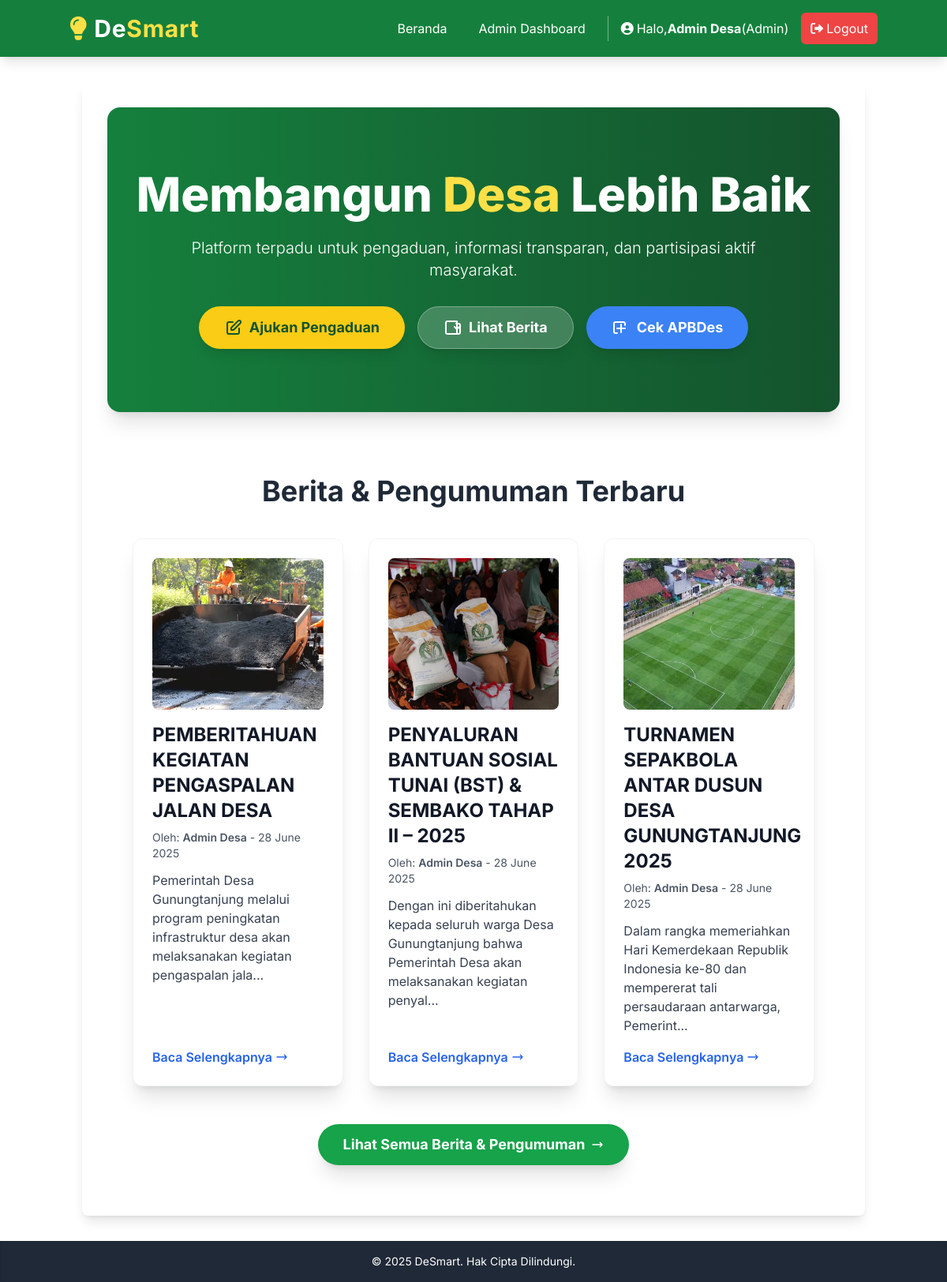
Screenshot of / (signed in) with the database file from the repository.
### models.py (models this page shows, shortened)
class User(db.Model, UserMixin):
    id = db.Column(db.Integer, primary_key=True)
    username = db.Column(db.String(20), unique=True, nullable=False)
    email = db.Column(db.String(120), unique=True, nullable=False)
    password_hash = db.Column(db.String(255))
    role = db.Column(db.String(20), default='warga', nullable=False) # 'warga' atau 'admin'
    tanggal_daftar = db.Column(db.DateTime, default=datetime.utcnow)
    pengaduan = db.relationship('Pengaduan', backref='pembuat', lazy=True)

class Berita(db.Model):
    id = db.Column(db.Integer, primary_key=True)
    judul = db.Column(db.String(200), nullable=False)
    isi_berita = db.Column(db.Text, nullable=False)
    url_gambar_utama = db.Column(db.String(255), nullable=True)
    tanggal_publikasi = db.Column(db.DateTime, default=datetime.utcnow)
    penulis = db.Column(db.String(50), default='Admin Desa', nullable=False) # Penulis berita, defaultnya Admin Desa

### app.py (the view)
@app.route('/')
def index():
    berita_terbaru = Berita.query.order_by(Berita.tanggal_publikasi.desc()).limit(3).all()
    return render_template('index.html', berita_terbaru=berita_terbaru)

### app.py (called while the page is built)
@login_manager.user_loader
def load_user(user_id):
    return User.query.get(int(user_id))

### templates/index.html (shortened to what this page needs)
{% extends 'layout.html' %}
{% block content %}
    <section class="relative bg-gradient-to-r from-green-700 to-green-900 text-white py-12 px-4 md:py-20 md:px-8 rounded-2xl shadow-xl mb-12 overflow-hidden">
        <div class="absolute inset-0 bg-pattern opacity-10"></div>
        <div class="relative z-10 max-w-4xl mx-auto text-center">
            <h1 class="text-4xl sm:text-5xl md:text-6xl font-extrabold leading-tight mb-4 md:mb-6 animate-fade-in-down">
                Membangun <span class="text-yellow-300">Desa</span> Lebih Baik
            </h1>
            <p class="text-lg md:text-xl font-light mb-6 md:mb-8 max-w-3xl mx-auto opacity-90 animate-fade-in-up">
                Platform terpadu untuk pengaduan, informasi transparan, dan partisipasi aktif masyarakat.
            </p>
            <div class="flex flex-col sm:flex-row justify-center gap-4 animate-fade-in-up-delay">
                <a href="{{ url_for('buat_pengaduan') }}" class="w-full sm:w-auto bg-yellow-400 hover:bg-yellow-500 text-green-900 font-bold py-3 px-6 sm:px-8 rounded-full shadow-lg transition-all duration-300 transform hover:scale-105 flex items-center justify-center text-base sm:text-lg">
                    Ajukan Pengaduan
                </a>
                <a href="{{ url_for('daftar_berita_publik') }}" class="w-full sm:w-auto bg-white bg-opacity-20 hover:bg-opacity-30 text-white font-bold py-3 px-6 sm:px-8 rounded-full shadow-lg transition-all duration-300 transform hover:scale-105 flex items-center justify-center border border-white border-opacity-30 text-base sm:text-lg">
                    Lihat Berita
                </a>
                <a href="{{ url_for('daftar_apbdes_publik') }}" class="w-full sm:w-auto bg-blue-500 hover:bg-blue-600 text-white font-bold py-3 px-6 sm:px-8 rounded-full shadow-lg transition-all duration-300 transform hover:scale-105 flex items-center justify-center text-base sm:text-lg">
                    <svg class="w-5 h-5 sm:w-6 sm:h-6 mr-2" fill="none" stroke="currentColor" viewBox="0 0 24 24" xmlns="http://www.w3.org/2000/svg"><path stroke-linecap="round" stroke-linejoin="round" stroke-width="2" d="M17 9V7a2 2 0 00-2-2H5a2 2 0 00-2 2v10a2 2 0 002 2h2M7 13h10m-5-5v10"></path></svg>
                    Cek APBDes
                </a>
            </div>
        </div>
    </section>
    <section class="py-8 px-4 sm:px-6 md:px-8 animate-on-scroll opacity-0 transform translate-y-10">
        <h2 class="text-3xl md:text-4xl font-bold text-center text-gray-800 mb-8 md:mb-10">Berita & Pengumuman Terbaru</h2>
        <div class="grid grid-cols-1 md:grid-cols-2 lg:grid-cols-3 gap-6 md:gap-8">
            {% if berita_terbaru %}
                {% for berita_item in berita_terbaru %}
                    <div class="bg-white rounded-xl p-5 md:p-6 shadow-xl border border-gray-100 flex flex-col transform hover:scale-102 transition-transform duration-300">
                        {% if berita_item.url_gambar_utama %}
                            <div class="w-full h-40 sm:h-48 mb-4 rounded-lg overflow-hidden">
                                <img src="{{ url_for('uploaded_file', filename=berita_item.url_gambar_utama) }}" alt="{{ berita_item.judul }}" class="w-full h-full object-cover transform hover:scale-110 transition-transform duration-300">
                            </div>
                        {% else %}
                            <div class="w-full h-40 sm:h-48 bg-gray-200 rounded-lg mb-4 flex items-center justify-center text-gray-500 text-base sm:text-lg font-medium">
                                [Gambar Tidak Tersedia]
                            </div>
                        {% endif %}
                        <h3 class="text-xl sm:text-2xl font-bold text-gray-900 mb-2 leading-tight">{{ berita_item.judul }}</h3>
                        <p class="text-xs sm:text-sm text-gray-600 mb-3">Oleh: <span class="font-semibold">{{ berita_item.penulis }}</span> - {{ berita_item.tanggal_publikasi.strftime('%d %B %Y') }}</p>
                        <p class="text-sm sm:text-base text-gray-700 flex-grow mb-4">{{ berita_item.isi_berita[:120] }}{% if berita_item.isi_berita|length > 120 %}...{% endif %}</p>
                        <a href="{{ url_for('detail_berita_publik', berita_id=berita_item.id) }}" class="mt-auto inline-block text-blue-600 hover:text-blue-800 font-semibold transition-colors flex items-center text-sm sm:text-base">
                            Baca Selengkapnya
                            <svg class="ml-1 w-3 h-3 sm:w-4 sm:h-4" fill="none" stroke="currentColor" viewBox="0 0 24 24" xmlns="http://www.w3.org/2000/svg"><path stroke-linecap="round" stroke-linejoin="round" stroke-width="2" d="M17 8l4 4m0 0l-4 4m4-4H3"></path></svg>
                        </a>
                    </div>
                {% endfor %}
            {% else %}
                <p class="col-span-full text-center text-gray-600 p-8 bg-white rounded-lg shadow-md border border-gray-200">Belum ada berita terbaru yang diterbitkan.</p>
            {% endif %}
        </div>
        <div class="text-center mt-10 md:mt-12">
            <a href="{{ url_for('daftar_berita_publik') }}" class="inline-flex items-center justify-center bg-green-600 hover:bg-green-700 text-white font-bold py-3 px-6 sm:px-8 rounded-full shadow-xl transition-all duration-300 transform hover:scale-105 text-base sm:text-lg">
                Lihat Semua Berita & Pengumuman
                <svg class="ml-2 w-4 h-4" fill="none" stroke="currentColor" viewBox="0 0 24 24" xmlns="http://www.w3.org/2000/svg"><path stroke-linecap="round" stroke-linejoin="round" stroke-width="2" d="M17 8l4 4m0 0l-4 4m4-4H3"></path></svg>
            </a>
        </div>
    </section>
{% endblock %}

### templates/layout.html (shortened to what this page needs)
<!DOCTYPE html>
<html lang="en">
<head>
    <script src="https://cdn.tailwindcss.com"></script>
    <link rel="stylesheet" href="https://cdnjs.cloudflare.com/ajax/libs/font-awesome/6.0.0-beta3/css/all.min.css">
    <link rel="stylesheet" href="{{ url_for('static', filename='css/style.css') }}">
</head>
<body class="min-h-screen flex flex-col">
    <header class="bg-green-700 text-white p-4 shadow-lg sticky top-0 z-50">
        <nav class="container mx-auto flex flex-col md:flex-row justify-between items-center relative">
            <a href="/" class="text-3xl font-bold tracking-wide hover:text-yellow-200 transition-colors duration-200 flex items-center mb-4 md:mb-0">
                <i class="fas fa-lightbulb text-yellow-300 mr-2"></i>
                De<span class="text-yellow-300">Smart</span>
            </a>
            <div id="nav-menu" class="hidden md:flex flex-col md:flex-row items-center space-y-2 md:space-y-0 md:space-x-4 flex-wrap justify-center md:justify-end w-full md:w-auto">
                {% if current_user.is_authenticated %}
                    {% if current_user.role == 'admin' %}
                        <a href="/" class="text-white hover:bg-green-600 px-3 py-2 rounded-md transition-colors w-full md:w-auto text-center">Beranda</a>
                        <a href="{{ url_for('admin_dashboard') }}" class="text-white hover:bg-green-600 px-3 py-2 rounded-md transition-colors w-full md:w-auto text-center">Admin Dashboard</a>
                    {% endif %}
                    <span class="text-white text-base ml-2 md:ml-4 pl-2 md:pl-4 border-l border-white border-opacity-40 py-1 flex items-center w-full md:w-auto justify-center md:justify-start">
                        <i class="fas fa-user-circle mr-1"></i>
                        Halo, <span class="font-bold">{{ current_user.username }}</span>(<span class="capitalize">{{ current_user.role }}</span>)
                    </span>
                    <a href="{{ url_for('logout') }}" class="bg-red-500 hover:bg-red-600 text-white px-3 py-2 rounded-md flex items-center w-full md:w-auto justify-center">
                        <i class="fas fa-sign-out-alt mr-1"></i>Logout
                    </a>
                {% endif %}
            </div>
        </nav>
    </header>
    <main class="container mx-auto px-4 py-8 flex-grow">
        <div class="bg-white p-8 rounded-lg shadow-lg">
            {% block content %}{% endblock %}
        </div>
    </main>
    <footer class="bg-gray-800 text-white p-4 text-center mt-auto shadow-inner">
        <p class="text-sm">&copy; 2025 DeSmart. Hak Cipta Dilindungi.</p>
    </footer>
</body>
</html>

### templates/layout.html (style rules this page uses)
body { font-family: 'Inter', sans-serif; @apply bg-gray-100 text-gray-800; }

### templates/index.html (style rules this page uses)
.animate-fade-in-down { animation: fade-in-down 1s ease-out forwards; }
.animate-fade-in-up { animation: fade-in-up 1s ease-out forwards; }
.animate-fade-in-up-delay { animation: fade-in-up 1s ease-out 0.5s forwards; opacity: 0; }
.animate-on-scroll { transition: opacity 0.6s ease-out, transform 0.6s ease-out; opacity: 0; transform: translateY(20px); }
.animate-on-scroll.is-visible { opacity: 1; transform: translateY(0); }

### rows the page displays
User: username "Admin Desa", role "Admin"
Berita: url_gambar_utama (picture), judul "PEMBERITAHUAN KEGIATAN PENGASPALAN JALAN DESA", penulis "Admin Desa", tanggal_publikasi "28 June 2025", isi_berita "Pemerintah Desa Gunungtanjung melalui program peningkatan infrastruktur desa akan melaksanakan kegiatan pengaspalan jala"
Berita: url_gambar_utama (picture), judul "PENYALURAN BANTUAN SOSIAL TUNAI (BST) & SEMBAKO TAHAP II – 2025", penulis "Admin Desa", tanggal_publikasi "28 June 2025", isi_berita "Dengan ini diberitahukan kepada seluruh warga Desa Gunungtanjung bahwa Pemerintah Desa akan melaksanakan kegiatan penyal"
Berita: url_gambar_utama (picture), judul "TURNAMEN SEPAKBOLA ANTAR DUSUN DESA GUNUNGTANJUNG 2025", penulis "Admin Desa", tanggal_publikasi "28 June 2025", isi_berita "Dalam rangka memeriahkan Hari Kemerdekaan Republik Indonesia ke-80 dan mempererat tali persaudaraan antarwarga, Pemerint"
